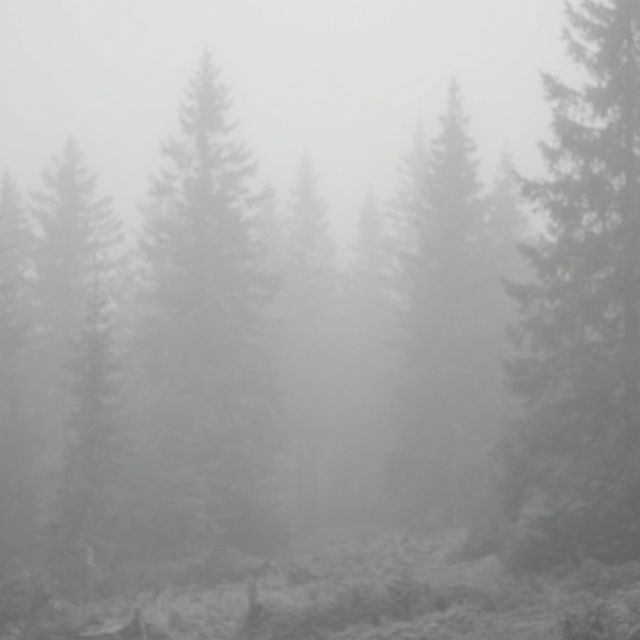
#> input picture images/puslu.png, 640 x 640 px
$ python 23_kontrast_germe.py
#> lines starting #> are read from the running program, lines starting #| are printed output that depends on the picture
import cv2
import numpy as np

img = cv2.imread('images/puslu.png', 0)
#> img: shape (640, 640); min 89, max 228, mean 167.1

cv2.imshow("Puslu hava", img)
cv2.waitKey(0)

# Min ve Max tonları bul ($r_{min}$, $r_{max}$)
min_val = np.min(img)
#> min_val = 89
max_val = np.max(img)
#> max_val = 228

# Formül: (r - min) / (max - min) * 255
katsayi = 255.0 / (max_val - min_val)
#> katsayi = 1.83
stretched = (img - min_val) * katsayi
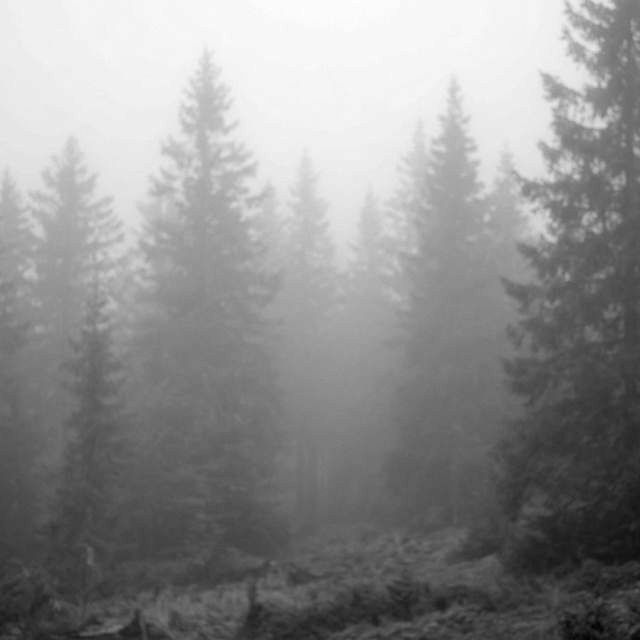
#> stretched: shape (640, 640) float64; min 0, max 255, mean 143.3

# Sonucu tam sayı 8-bit renk formatına çevir
stretched = np.uint8(stretched)

cv2.imshow("Islemden gecmis puslu", stretched)
cv2.waitKey(0)

cv2.destroyAllWindows()
